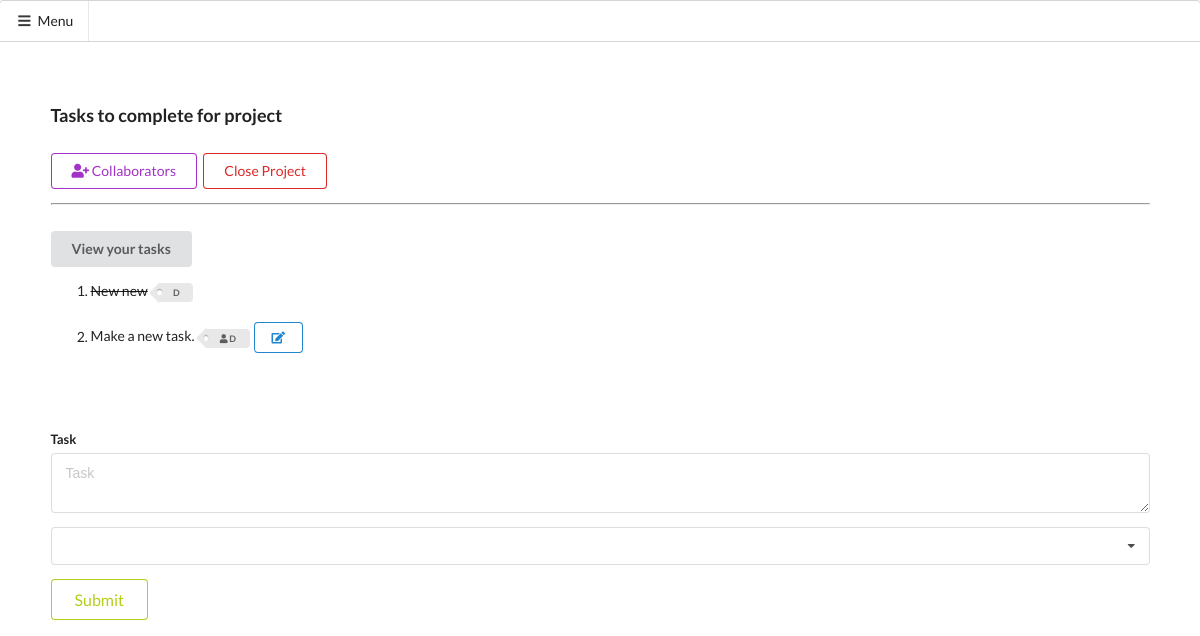
The app's page /group-project/42/ (signed in) with its own data.
### dev_site01/models.py (models this page shows, shortened)
class Task(models.Model):
	assign_collaborator_to_task = models.ForeignKey(Collaborators,on_delete=models.CASCADE)
	group_project = models.ForeignKey(Group_project,on_delete=models.CASCADE,null=True,related_name="project_related_to_task")
	task = models.TextField(max_length=10000)
	done = models.BooleanField(default=False)
	in_progress = models.BooleanField(default=False)
	completed_at = models.DateTimeField(blank=True,null=True)

class Collaborators(models.Model):
	project = models.ForeignKey(Group_project,on_delete=models.CASCADE,null=True,related_name="collaborator_in_project")
	profile = models.ForeignKey(UserProfile,on_delete=models.CASCADE,null=True)
	collaborator = models.ForeignKey(User,on_delete=models.CASCADE,null=True)
	label_colour = models.CharField(max_length=90,choices=(
		('primary','primary'),
		('dark','dark'),
		('warning','warning'),
		('info','info'),
		('secondary','secondary'),
		('danger','danger'),
		('light','light'),),default='warning')
	active = models.BooleanField(default=True)
	def __str__(self):
		return str(self.collaborator)

### dev_site01/views.py (the view)
# urls.py: path('group-project/<int:id>/', views.group_project,name="group-project"),
def group_project(request,id):
	project = Group_project.objects.get(id=id)
	collabs = Collaborators.objects.filter(project=project)
	task = Task.objects.filter(group_project=project)
	user_collab=Collaborators.objects.get(project=project,collaborator=request.user)
	new = Task.objects.filter(group_project=project)
	user_task = Task.objects.filter(assign_collaborator_to_task=user_collab)
	form = TaskForm(request.POST)
	form.fields["assign_collaborator_to_task"] = models.ModelChoiceField(queryset=Collaborators.objects.filter(project=project))
	if form.is_valid():
		save = form.save(commit=False)
		save.group_project = project
		save.save()
		project.task.add(save)
		return redirect('group-project' ,id=id)
	context = {
		"project":project,
		"collabs":collabs,
		"task":task,
		"form":form,
		"new":new,
		"user_task":user_task,
	}
	return render(request,'group_project.html',context)

### dev_site01/forms.py
class TaskForm(forms.ModelForm):
	class Meta():
		model = Task
		fields = ('task','assign_collaborator_to_task')

### dev_site01/templates/group_project.html (shortened to what this page needs)
{% extends 'base.html' %}
 {%block body%}
{% load bootstrap4 %}
{% load crispy_forms_tags%}
{% if project.status == False%}
<div class="row ui container" style="margin: 2em auto;">
<div class="col-md-7">
<div class="card" style="padding: 1em;margin-bottom: 1em;">
<h3 class="text-muted">Tasks to complete for project</h3>
<h5>
{% if project.lead == request.user%}
<a href="{% url 'add_collab' id=project.id%}" class="ui purple basic button"><i class="fa fa-user-plus" aria-hidden="true"></i> Collaborators</a>
<a href="{% url 'close_project' id=project.id%}"  class="ui red basic button">Close Project</a>
{%endif%}
</h5>
<hr>
<h5>
<button onclick="taskFunction()" class="ui button" id="text">View your tasks</button>
</h5>
<ol id="demo">
{% for t in task %}
{% if t.done == True%}
<li><del>{{t.task}}</del>
<a href="#" title="{{t.assign_collaborator_to_task}}" class="ui {{t.assign_collaborator_to_task.label_colour}} tag label mini" >
{{t.assign_collaborator_to_task|make_list|first}}
</a>
</li><br>
{% else %}
<li>{{t.task}}
<a href="#" title="{{t.assign_collaborator_to_task}}"  class="ui {{t.assign_collaborator_to_task.label_colour}} tag label mini"  ><i class="fa fa-user " aria-hidden="true"></i>
{{t.assign_collaborator_to_task|make_list|first}}
</a>
{% if project.lead == request.user%}
<a href="{% url 'update_task' id=t.id %}" class="ui blue basic button tiny" data-content="update" ><i class="fa fa-edit" aria-hidden="true"></i></a>
{%endif%}
</li><br>
{% endif %}
{% empty %}
<p class="text-center text-muted">No taks have been created for this project yet.</p>
{%endfor%}
</ol>
</div>
</div>
<div class="col-md-5">
<div class="card" style="padding: 1em;">
{% if project.lead == request.user%}
<form action="" method="post" class="ui form">
	<div class="field">
	  <label for="id_task">Task</label>
	   <textarea rows="2" maxlength="10000" name="task" class="form-control is-valid" placeholder="Task" title="" required="" id="id_task">{{task.task}}</textarea>
	 </div>
  	<div class="field">
	</div>
        <button type="submit" class="ui olive basic button large">Submit</button>
</form>
{% endif %}
</div>
</div>
</div>
{% endif%}
{%endblock%}

### records on screen
Task: task "New new", assign_collaborator_to_task|make_list "D"
Task: task "Make a new task.", assign_collaborator_to_task|make_list "D"
